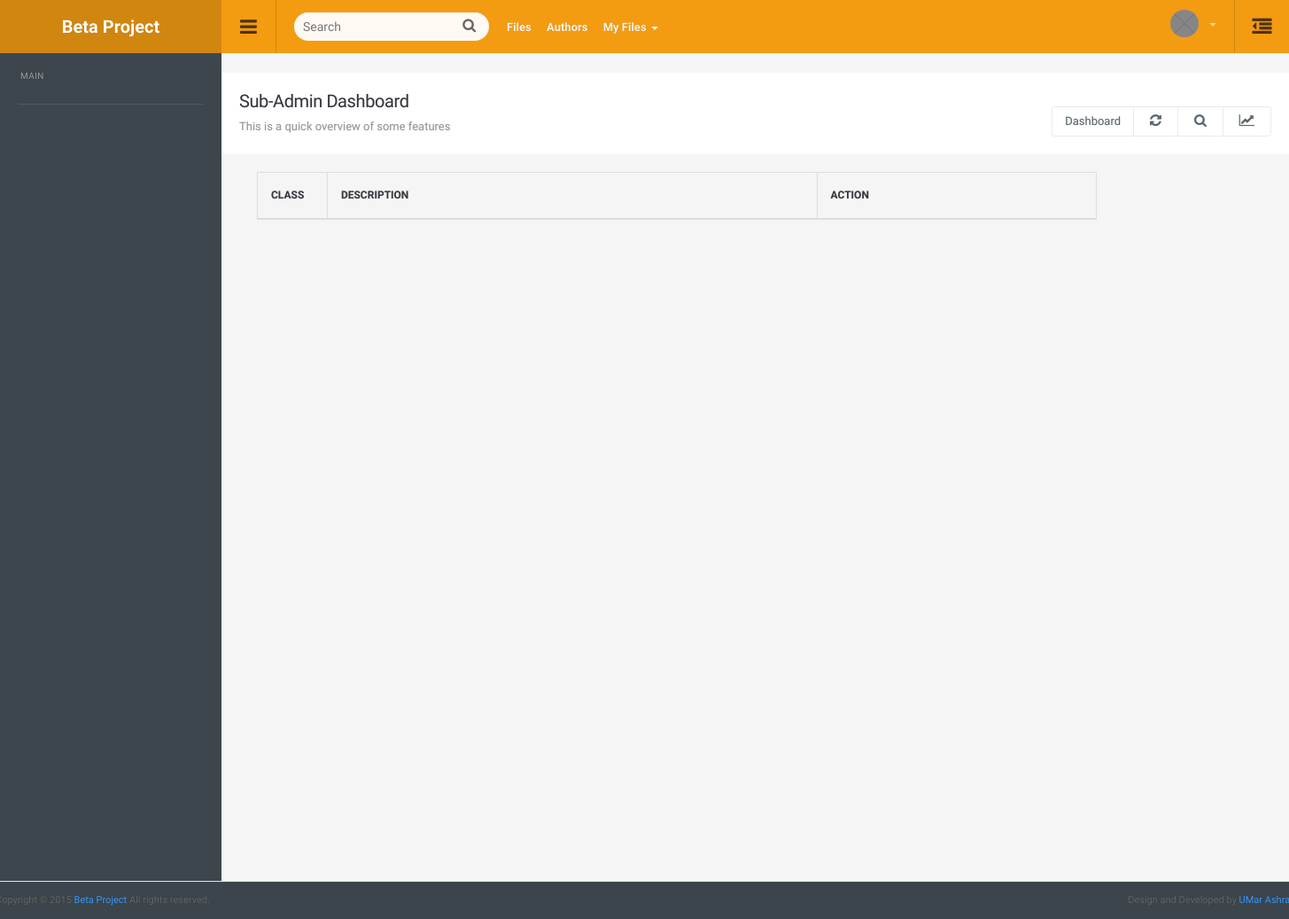
The app's page /view/22/upload_docs/, older data.
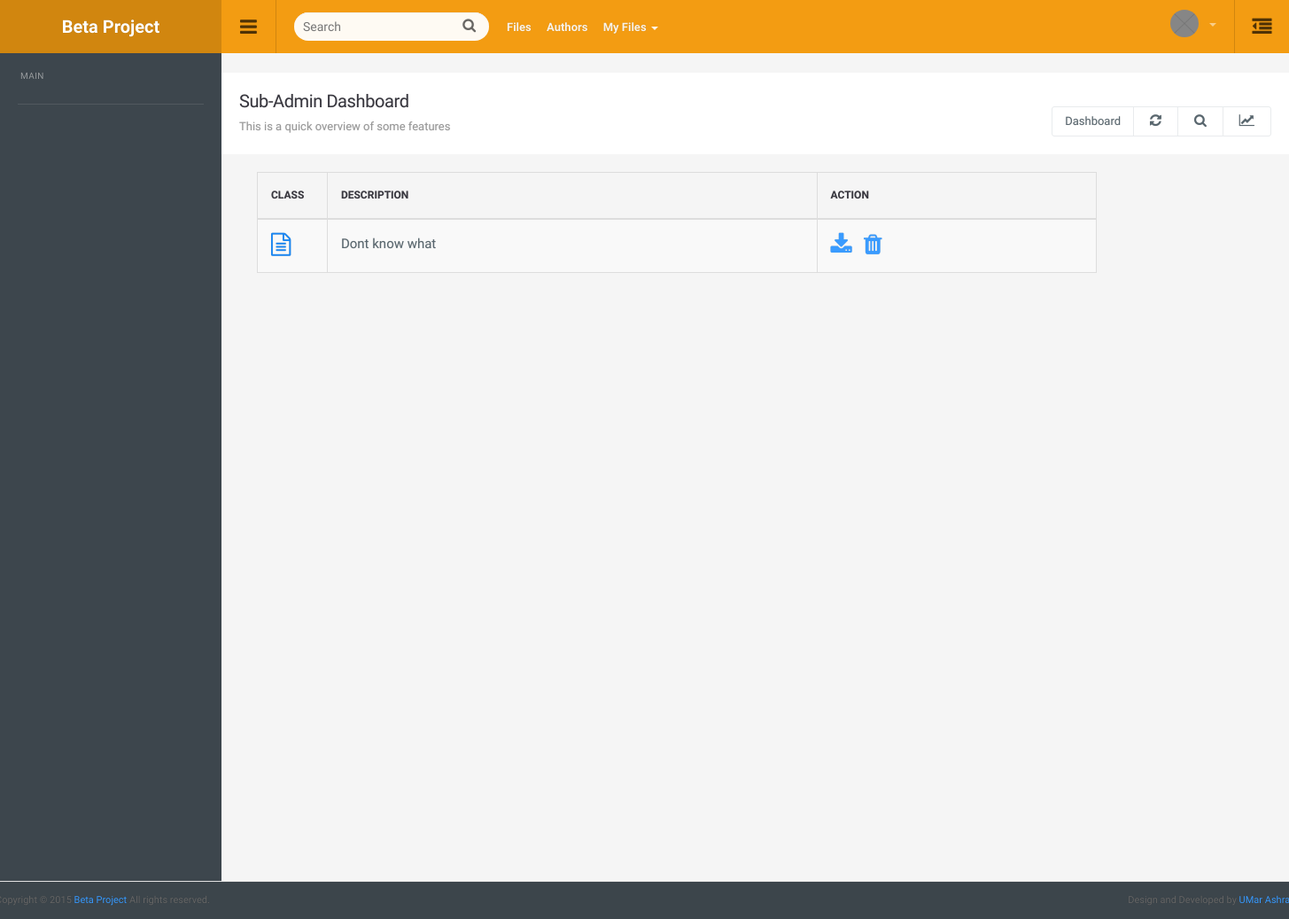
The same page, newer data.
### criminals/models.py (models this page shows, shortened)
class documents(models.Model):
    documentname= models.CharField(max_length=50)
    attachment=models.FileField(upload_to='images/attachments/')
    criminal=models.ForeignKey(criminal, on_delete=models.CASCADE)

### criminals/views.py (the view)
# urls.py: path('view/<int:id>/upload_docs/', views.uploaddocuments, name='uploaddocuments'),
def uploaddocuments(request,id):
    if request.method=="POST":
        document = request.FILES.getlist('docs')
        cri=criminal.objects.get(id=id)
        for doc in document:
            documents.objects.create(criminal=cri,documentname=request.POST.get('docname'), attachment=doc)
    doc=documents.objects.filter(criminal__id=id)
    return render(request,'uploaddocs.html',{'document':doc})

### criminals/templates/uploaddocs.html (shortened to what this page needs)
{% extends 'base.html' %}
{% load static %}
{%block body%}
<div class="container">
    <div class="row">
        <div class="col-md-10">
            <table class="table table-bordered table-striped">
                <colgroup>
                  <col class="col-xs-1">
                  <col class="col-xs-7">
                </colgroup>
            <thead>
                <tr>
                  <th>Class</th>
                  <th>Description</th>
                  <th>Action</th>
                </tr>
              </thead>
              <tbody>
                {% for doc in document %}
                <tr>
                  <th scope="row">
                    <i class="fa fa-file-text-o fa-2x" style="color: rgb(24, 134, 243);" aria-hidden="true"></i>
                  </th>
                  <td style="font-size: 15px;">{{doc.documentname |capfirst}}</td>
                  <td><a href="{{doc.attachment.url}}"><i class="fa fa-download fa-2x" style="margin-right: 5px;" aria-hidden="true"></i></a>
                    <a href=""><i class="fa fa-trash fa-2x" style="margin-left: 5px;" aria-hidden="true"></i></a>
                </td>
                </tr>
                {% endfor %}
              </tbody>
            </table>
        </div>
        </div>
    </div>
</div>
{%endblock body%}

Row changes from the older to the newer data that the page shows:
added documents: documentname "Dont know what"
